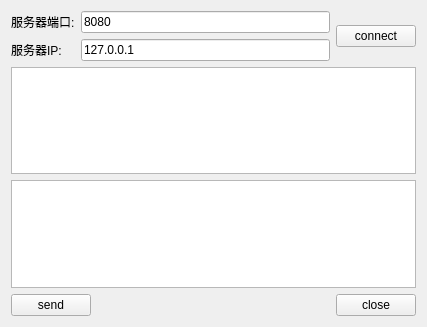
<?xml version="1.0" encoding="UTF-8"?>
<ui version="4.0">
 <class>ClientWidget</class>
 <widget class="QWidget" name="ClientWidget">
  <property name="geometry">
   <rect>
    <x>0</x>
    <y>0</y>
    <width>427</width>
    <height>327</height>
   </rect>
  </property>
  <property name="windowTitle">
   <string>Form</string>
  </property>
  <layout class="QGridLayout" name="gridLayout">
   <item row="3" column="0" colspan="4">
    <widget class="QTextEdit" name="EditSend"/>
   </item>
   <item row="0" column="0">
    <widget class="QLabel" name="label">
     <property name="text">
      <string>服务器端口:</string>
     </property>
    </widget>
   </item>
   <item row="4" column="3">
    <widget class="QPushButton" name="buttonClose">
     <property name="text">
      <string>close</string>
     </property>
    </widget>
   </item>
   <item row="1" column="1" colspan="2">
    <widget class="QLineEdit" name="EditIP">
     <property name="text">
      <string>127.0.0.1</string>
     </property>
    </widget>
   </item>
   <item row="1" column="0">
    <widget class="QLabel" name="label_2">
     <property name="text">
      <string>服务器IP:</string>
     </property>
    </widget>
   </item>
   <item row="2" column="0" colspan="4">
    <widget class="QTextEdit" name="EditReceive">
     <property name="readOnly">
      <bool>true</bool>
     </property>
    </widget>
   </item>
   <item row="4" column="0" colspan="2">
    <widget class="QPushButton" name="buttonSend">
     <property name="text">
      <string>send</string>
     </property>
    </widget>
   </item>
   <item row="0" column="1" colspan="2">
    <widget class="QLineEdit" name="EditPort">
     <property name="text">
      <string>8080</string>
     </property>
    </widget>
   </item>
   <item row="4" column="2">
    <spacer name="horizontalSpacer">
     <property name="orientation">
      <enum>Qt::Horizontal</enum>
     </property>
     <property name="sizeHint" stdset="0">
      <size>
       <width>244</width>
       <height>20</height>
      </size>
     </property>
    </spacer>
   </item>
   <item row="0" column="3" rowspan="2">
    <widget class="QPushButton" name="buttonConnect">
     <property name="text">
      <string>connect</string>
     </property>
    </widget>
   </item>
  </layout>
 </widget>
 <resources/>
 <connections/>
</ui>
